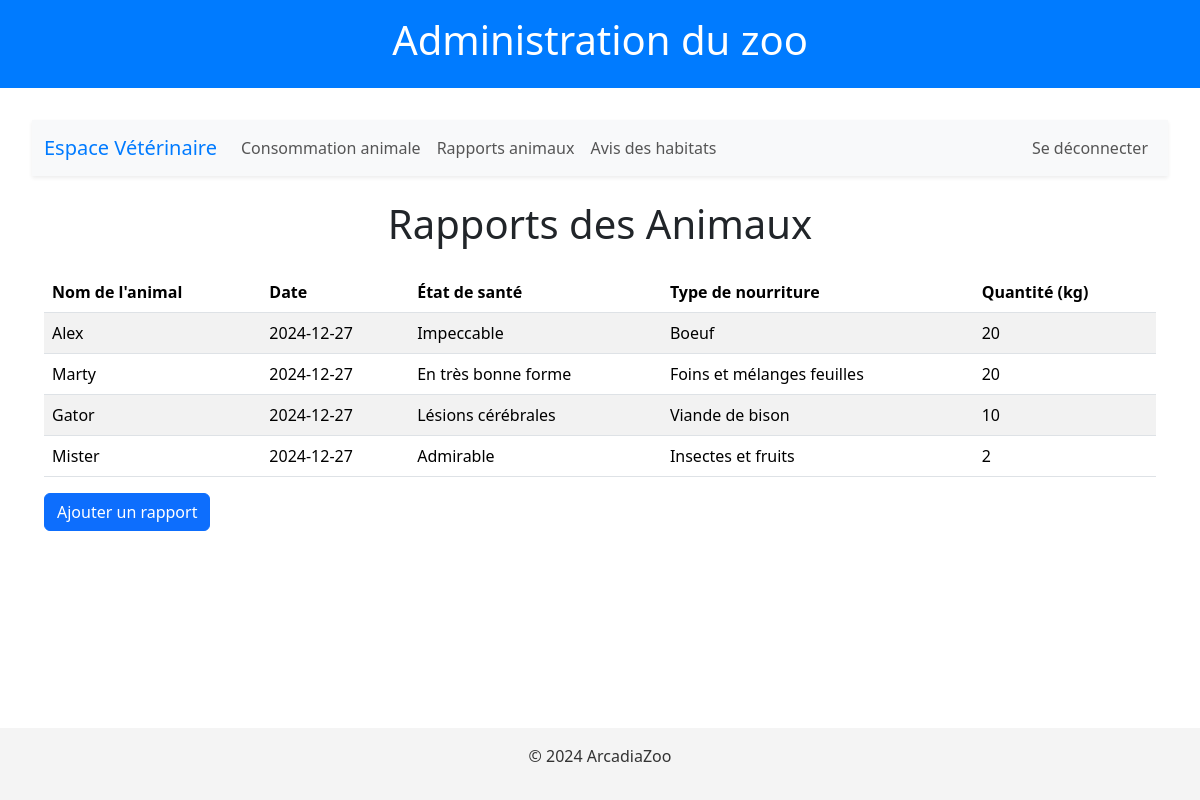
The page /animal-reports (signed in) on the database its author committed.
### tables this page shows
CREATE TABLE `animal_reports` (
  `id` int NOT NULL,
  `animal_id` int NOT NULL,
  `report_date` date NOT NULL,
  `health_status` varchar(255) NOT NULL,
  `food_type` varchar(255) NOT NULL,
  `food_quantity_kg` float NOT NULL,
  `user_id` int NOT NULL
);

CREATE TABLE `animals` (
  `id` int NOT NULL,
  `name` varchar(255) NOT NULL,
  `breed` varchar(255) NOT NULL,
  `image` varchar(255) DEFAULT NULL,
  `habitat_id` int DEFAULT NULL,
  `created_at` timestamp NULL DEFAULT CURRENT_TIMESTAMP,
  `updated_at` timestamp NULL DEFAULT CURRENT_TIMESTAMP ON UPDATE CURRENT_TIMESTAMP
);

### controllers/ReportController.php (called while the page is built, shortened)
<?php
class ReportController {
    private $reportModel;
    public function __construct() {
        $this->reportModel = new ReportModel();
    }
    public function listReports() {
        $reports = $this->reportModel->getAllReports();
        require_once __DIR__ . '/../views/veto/reports.php';
    }
}

### public/index.php (called while the page is built, shortened)
<?php
require_once __DIR__ . '/../config/Database.php';
require_once __DIR__ . '/../controllers/AnimalController.php';
require_once __DIR__ . '/../controllers/ReportController.php';
require_once __DIR__ . '/../models/ReportModel.php';
$router = new Router();
$router->add('/', function() {
    $publicController = new PublicController();
    $publicController->home();
});
$router->add('/login', function() {
    require_once __DIR__ . '/../views/login.php';
});
$router->add('/login-submit', function() {
    $loginController = new LoginController();
    $loginController->login();
});
$router->add('/logout', function() {
    session_start();
    session_destroy();
    header('Location: /login');
    exit;
});
$router->add('/admin-dashboard', function() {
    require_once __DIR__ . '/../views/admin/admin-dashboard.php';
});
$router->add('/employee-dashboard', function() {
    require_once __DIR__ . '/../views/employe/employee-dashboard.php';
});
$router->add('/veto-dashboard', function() {
    require_once __DIR__ . '/../views/veto/veto-dashboard.php';
});
$router->add('/create-user', function() {
    $userController = new UserController();
    $userController->createUser();
});
$router->add('/create-user-submit', function() {
    $userController = new UserController();
    $userController->createUser();
});
$router->add('/showHours', function() {
    $openingHoursController = new OpeningHoursController();
    $openingHoursController->showHours();
});
$router->add('/updateHours', function() {
    $openingHoursController = new OpeningHoursController();
    $openingHoursController->updateHours();
});
$router->add('/list-habitats', function() {
    $habitatController = new HabitatController();
    $habitatController->listHabitats();
});
$router->add('/create-habitat', function() {
    $habitatController = new HabitatController();
    $habitatController->createHabitat();
});
$router->add('/create-habitat-submit', function() {
    $habitatController = new HabitatController();
    $habitatController->createHabitat();
});
$router->add('/edit-habitat', function() {
    $habitatController = new HabitatController();
    $habitatController->editHabitat();
});
$router->add('/delete-habitat', function() {
    $habitatController = new HabitatController();
    $habitatController->deleteHabitat();
});
$router->add('/list-animals', function() {
    $animalController = new AnimalController();
    $animalController->listAnimals();
});
$router->add('/create-animal', function() {
    $animalController = new AnimalController();
    $animalController->createAnimal();
});
$router->add('/create-animal-submit', function() {
    $animalController = new AnimalController();
    $animalController->createAnimal();
});
$router->add('/edit-animal', function() {
    $animalController = new AnimalController();
    $animalController->editAnimal();
});
$router->add('/delete-animal', function() {
    $animalController = new AnimalController();
    $animalController->deleteAnimal();
});
$router->add('/admin-animal-count', function() {
    $animalController = new AnimalController();
    $animalController->showAnimalCount();
});
$router->add('/list-services', function() {
    $serviceController = new ServiceController();
    $serviceController->listServices();
});
$router->add('/create-service', function() {
    $serviceController = new ServiceController();
    $serviceController->createService();
});
$router->add('/create-service-submit', function() {
    $serviceController = new ServiceController();
    $serviceController->createService();
});
$router->add('/edit-services', function() {
    $serviceController = new ServiceController();
    $serviceController->editService();
});
$router->add('/edit-service-submit', function() {
    $serviceController = new ServiceController();
    $serviceController->updateService();
});
$router->add('/edit-services', function() {
    $serviceController = new ServiceController();
    $serviceController->listService();
});
$router->add('/delete-service', function() {
    $serviceController = new ServiceController();
    $serviceController->deleteService();
});
$router->add('/add-feeding', function() {
    $feedingController = new FeedingController(new FeedingModel(), new Animal());
    $feedingController->addFeeding();
});
$router->add('/animal-consumptions', function() {
    $feedingModel = new FeedingModel();
    $feedingController = new FeedingController(new FeedingModel(), new Animal());
    $feedingController->listConsumptions();
});
$router->add('/manage-mails', function() {
    $contactController = new ContactController();
    $contactController->manageMails();
});
$router->add('/reply', function() {
    $id = $_GET['id'] ?? null;
    $contactController = new ContactController();
    $contactController->reply($id);
});
$router->add('/send-reply', function() {
    $contactController = new ContactController();
    $contactController->sendReply();
});
$router->add('/animal-reports', function() {
    $reportController = new ReportController();
    $reportController->listReports();
});
$router->add('/add-animal-report', function() {
    $reportController = new ReportController();
    $reportController->addReport();
});
$router->add('/add-habitat-review', function() {
    $habitatController = new HabitatController();
    $habitatController->addReview();
});
$router->add('/dashboard', function() {
    $adminController = new AdminController();
    $adminController->dashboard();
});
$router->add('/manage-reviews', function() {
    $reviewController = new ReviewController();
    $reviewController->manageReviews();
});
$router->add('/update-review', function() {
    $reviewController = new ReviewController();
    $reviewController->updateReview();
});
$router->add('/home', function() {
    $publicController = new PublicController();
    $publicController->home();
});
$router->add('/services', function() {
    $publicController = new PublicController();
    $publicController->services();
});
$router->add('/habitats', function() {
    $publicController = new PublicController();
    $publicController->showHabitats();
});
$router->add('/animal', function() {
    $animalController = new AnimalController();
    $animalController->showAnimalDetails();
});
$router->add('/notice', function() {
    $publicController = new PublicController();
    $publicController->notice();
});
$router->add('/submit-review', function() {
    $reviewController = new ReviewController();
    $reviewController->submitReview();
});
$router->add('/manage-reviews', function() {
    $reviewController = new ReviewController();
    $reviewController->manageReviews();
});
$router->add('/update-review', function() {
    $reviewController = new ReviewController();
    $reviewController->updateReview();
});
$router->add('/contact', function() {
    $contactController = new ContactController();
    $contactController->submitContact();
});
$router->add('/legacy', function() {
    $publicController = new PublicController();
    $publicController->legalNotice();
});
$requestPath = parse_url($_SERVER['REQUEST_URI'], PHP_URL_PATH);
$router->dispatch($requestPath);

### models/ReportModel.php (called while the page is built, shortened)
<?php
class ReportModel {
    private $conn;
    public function __construct() {
        $database = new Database();
        $this->conn = $database->getConnection();
    }
    public function getAllReports() {
        $sql = "SELECT
                    animals.name AS animal_name,
                    animal_reports.report_date,
                    animal_reports.health_status,
                    animal_reports.food_type,
                    animal_reports.food_quantity_kg,
                    users.username AS vet_name
                FROM animal_reports
                INNER JOIN animals ON animal_reports.animal_id = animals.id
            INNER JOIN users ON animal_reports.user_id = users.id
            WHERE users.role = 'veterinarian'
            ORDER BY animal_reports.report_date DESC";
        $stmt = $this->conn->prepare($sql);
        $stmt->execute();
        return $stmt->fetchAll(PDO::FETCH_ASSOC);
    }
}

### config/Database.php (called while the page is built, shortened)
<?php
class Database {
    private $host = 'localhost';
    private $dName = 'arcadia';
    private $username = 'eliess';
    private $password = 'Eliess2001#@!';
    public function getConnection() {
        $this->conn = null;
        try {
            $this->conn = new PDO("mysql:host={$this->host};dbname={$this->dName}", $this->username, $this->password);
            $this->conn->setAttribute(PDO::ATTR_ERRMODE, PDO::ERRMODE_EXCEPTION);
        } catch (PDOException $exception) {
            echo "Erreur de connexion : " . $exception->getMessage();
        }
        return $this->conn;
    }
}

### views/veto/reports.php (the view, shortened to what this page needs)
<?php include __DIR__ . '/../template/header.php'; ?>
<nav class="navbar navbar-expand-lg navbar-light bg-light shadow-sm">
    <div class="container-fluid">
        <a class="navbar-brand" href="/veto-dashboard">Espace Vétérinaire</a>
        <div class="collapse navbar-collapse" id="navbarNav">
            <ul class="navbar-nav">
                <li class="nav-item">
                    <a class="nav-link" href="/animal-consumptions">Consommation animale</a>
                </li>
                <li class="nav-item">
                    <a class="nav-link" href="/animal-reports">Rapports animaux</a>
                </li>
                <li class="nav-item">
                    <a class="nav-link" href="/add-habitat-review">Avis des habitats</a>
                </li>
            </ul>
            <ul class="navbar-nav ms-auto">
                <li class="nav-item">
                    <a class="nav-link btn btn-outline-danger" href="/logout">Se déconnecter</a>
                </li>
            </ul>
        </div>
    </div>
</nav>
<h1 class="text-center my-4">Rapports des Animaux</h1>
<div class="container">
    <table class="table table-striped">
        <thead>
            <tr>
                <th>Nom de l'animal</th>
                <th>Date</th>
                <th>État de santé</th>
                <th>Type de nourriture</th>
                <th>Quantité (kg)</th>
            </tr>
        </thead>
        <tbody>
            <?php foreach ($reports as $report): ?>
                <tr>
                    <td><?= htmlspecialchars($report['animal_name']) ?></td>
                    <td><?= htmlspecialchars($report['report_date']) ?></td>
                    <td><?= htmlspecialchars($report['health_status']) ?></td>
                    <td><?= htmlspecialchars($report['food_type']) ?></td>
                    <td><?= htmlspecialchars($report['food_quantity_kg']) ?></td>
                </tr>
            <?php endforeach; ?>
        </tbody>
    </table>
    <a href="/add-animal-report" class="btn btn-primary">Ajouter un rapport</a>
</div>
<?php include __DIR__ . '/../template/footer.php'; ?>

### public/css/styles.css (style rules this page uses)
body { font-family: 'Roboto', sans-serif; line-height: 1.6; margin: 0; padding: 0; }
.navbar-light .navbar-nav .nav-link { color: #555 !important; }
.navbar-light .navbar-brand { color: #007bff !important; }
.navbar-light .navbar-nav .btn-outline-danger { border-color: #dc3545; }

### rows shown on the page
animal_reports: animal.name "Alex", report_date "2024-12-27", health_status "Impeccable", food_type "Boeuf", food_quantity_kg "20"
animal_reports: animal.name "Marty", report_date "2024-12-27", health_status "En très bonne forme", food_type "Foins et mélanges feuilles", food_quantity_kg "20"
animal_reports: animal.name "Gator", report_date "2024-12-27", health_status "Lésions cérébrales", food_type "Viande de bison", food_quantity_kg "10"
animal_reports: animal.name "Mister", report_date "2024-12-27", health_status "Admirable", food_type "Insectes et fruits", food_quantity_kg "2"
